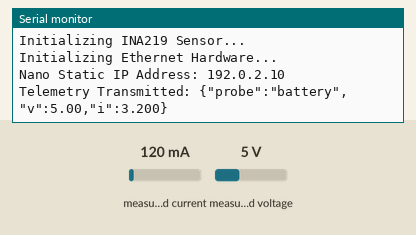
Recording of a sketch running on a simulated Arduino Nano, built with avr-gcc and run on an emulated ATmega328P. Shown: the last lines printed to the serial monitor. Wiring (inferred from the names in the program): INA219 current sensor at I2C address 0x40. The inputs (shaded band) are chosen by the test bench; at power-on: measured current 120 mA, measured voltage 5 V. WiFi joins after 1.5 s; servers stay silent unless stated.

Above: at 4.2 s.
4.3 s: measured current set to 40 mA
At 5.8 s:
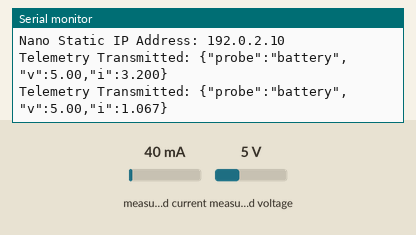
6.5 s: measured voltage set to 0.3 V
At 7.5 s:
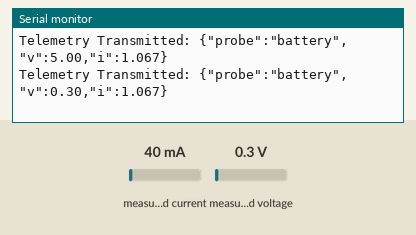
8.7 s: measured current set to 500 mA
At 10.4 s:
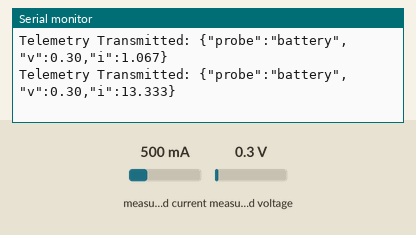
Timing chart, 0 to 11.9 s (numbered marks = the images above; inputs shaded):
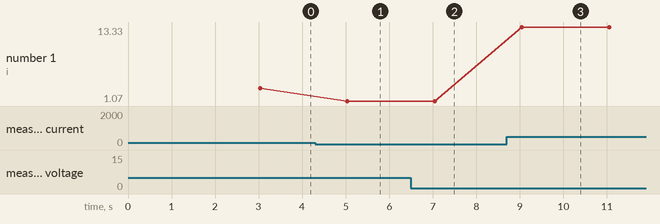

Measured:
- after the input at 4.3 s, the serial monitor: prints a new line after 0.74 s (image 1)
- after the input at 6.5 s, the serial monitor: prints a new line after 0.55 s (image 2)
- after the input at 8.7 s, the serial monitor: prints a new line after 0.35 s (image 3)
- plotted number 1: 3.2 → 1.07 after the input at 4.3 s, 1.07 → 13.33 after the input at 8.7 s

The sketch:

probe.ino
```cpp
#include <Wire.h>
#include <Adafruit_INA219.h>
#include <UIPEthernet.h>
#include "config.h"

// Initialize INA219 sensor instance
Adafruit_INA219 ina219;

// Network Configuration
byte mac[] = PROBE_MAC;
IPAddress ip(PROBE_IP);
IPAddress dnsServer(PROBE_DNS);
IPAddress gateway(PROBE_GATEWAY);
IPAddress subnet(PROBE_SUBNET);

// Target Python Listener IP on Host/Server
IPAddress targetIP(COLLECTOR_IP);
unsigned int targetPort = COLLECTOR_PORT;

EthernetUDP Udp;

void setup() {
  Serial.begin(9600);
  while (!Serial);
  delay(1000);

  Serial.println("Initializing INA219 Sensor...");
  if (!ina219.begin()) {
    Serial.println("Failed to find INA219 chip! Check SDA/SCL wiring.");
    while (1) { delay(10); }
  }
  // 32V bus range, ±80mV shunt range, 128-sample averaging, continuous
  Wire.beginTransmission(0x40);
  Wire.write(0x00);  // config register
  Wire.write(0x2F);
  Wire.write(0xFF);
  Wire.endTransmission();

  Serial.println("Initializing Ethernet Hardware...");
  Ethernet.begin(mac, ip, dnsServer, gateway, subnet);
  delay(2000);

  Serial.print("Nano Static IP Address: ");
  Serial.println(Ethernet.localIP());

  Udp.begin(8888);
}

void loop() {
  // Read physical telemetry values from INA sensor
  float busVoltage_V = ina219.getBusVoltage_V();
  float shunt_mV = ina219.getShuntVoltage_mV();
  float current_A = shunt_mV * SHUNT_RATED_A / SHUNT_RATED_MV;

  // Format telemetry reading as JSON payload
  String payload = "{\"probe\":\"" PROBE_NAME "\"" +
                   String(",\"v\":") + String(busVoltage_V, 2) +
                   ",\"i\":" + String(current_A, 3) + "}";

  // Transmit UDP packet
  Udp.beginPacket(targetIP, targetPort);
  Udp.print(payload);
  Udp.endPacket();

  Serial.print("Telemetry Transmitted: ");
  Serial.println(payload);

  delay(2000);
}
```

config.example.h
```cpp
// Copy to config.h and fill in real values. config.h is gitignored.
// Name the collector stores this probe's readings under
#define PROBE_NAME       "battery"

#define PROBE_MAC        { 0x02, 0x00, 0x00, 0x00, 0x00, 0x01 }
#define PROBE_IP         192, 0, 2, 10
#define PROBE_DNS        192, 0, 2, 1
#define PROBE_GATEWAY    192, 0, 2, 1
#define PROBE_SUBNET     255, 255, 255, 0

#define COLLECTOR_IP     192, 0, 2, 20
#define COLLECTOR_PORT   0

// External shunt rating
#define SHUNT_RATED_A    20
#define SHUNT_RATED_MV   75
```
